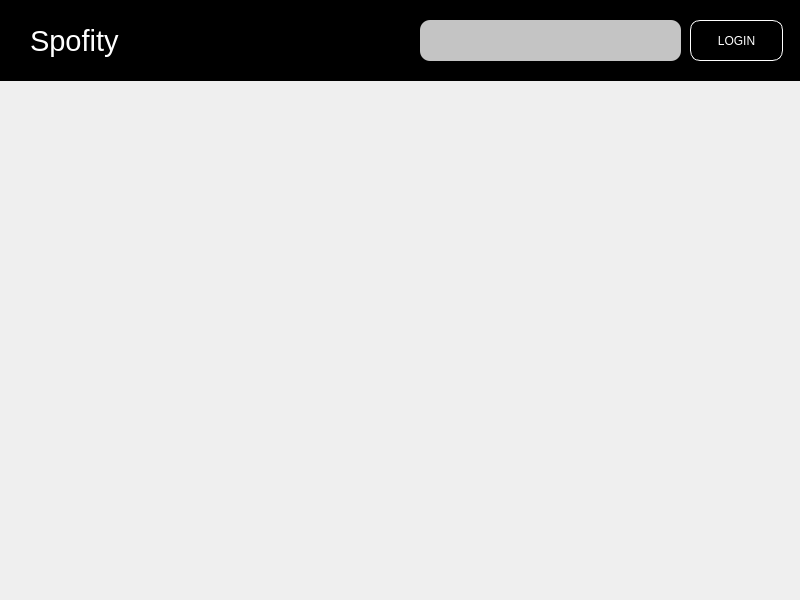
<?xml version="1.0" encoding="UTF-8"?>
<ui version="4.0">
 <class>MainWindow</class>
 <widget class="QMainWindow" name="MainWindow">
  <property name="geometry">
   <rect>
    <x>0</x>
    <y>0</y>
    <width>800</width>
    <height>600</height>
   </rect>
  </property>
  <property name="minimumSize">
   <size>
    <width>800</width>
    <height>600</height>
   </size>
  </property>
  <property name="maximumSize">
   <size>
    <width>800</width>
    <height>600</height>
   </size>
  </property>
  <property name="windowTitle">
   <string>MainWindow</string>
  </property>
  <widget class="QWidget" name="centralwidget">
   <widget class="QFrame" name="frame">
    <property name="geometry">
     <rect>
      <x>0</x>
      <y>0</y>
      <width>1011</width>
      <height>81</height>
     </rect>
    </property>
    <property name="styleSheet">
     <string notr="true">background-color: #000000;</string>
    </property>
    <property name="frameShape">
     <enum>QFrame::StyledPanel</enum>
    </property>
    <property name="frameShadow">
     <enum>QFrame::Raised</enum>
    </property>
    <widget class="QLabel" name="label">
     <property name="geometry">
      <rect>
       <x>30</x>
       <y>-10</y>
       <width>111</width>
       <height>101</height>
      </rect>
     </property>
     <property name="font">
      <font>
       <family>Arial</family>
       <pointsize>22</pointsize>
      </font>
     </property>
     <property name="styleSheet">
      <string notr="true">color: #ffffff;
text-transform: bold;</string>
     </property>
     <property name="text">
      <string>Spofity</string>
     </property>
    </widget>
    <widget class="QPushButton" name="login_btn">
     <property name="geometry">
      <rect>
       <x>690</x>
       <y>20</y>
       <width>93</width>
       <height>41</height>
      </rect>
     </property>
     <property name="styleSheet">
      <string notr="true">border:1px solid white;
border-radius:10px;
color: white;</string>
     </property>
     <property name="text">
      <string>LOGIN</string>
     </property>
    </widget>
    <widget class="QLineEdit" name="login_username_input">
     <property name="geometry">
      <rect>
       <x>420</x>
       <y>20</y>
       <width>261</width>
       <height>41</height>
      </rect>
     </property>
     <property name="styleSheet">
      <string notr="true">border-radius:10px;
background-color:#c4c4c4;
</string>
     </property>
    </widget>
   </widget>
   <widget class="QLabel" name="label_2">
    <property name="geometry">
     <rect>
      <x>-160</x>
      <y>80</y>
      <width>1181</width>
      <height>601</height>
     </rect>
    </property>
    <property name="text">
     <string/>
    </property>
    <property name="pixmap">
     <pixmap>Background.png</pixmap>
    </property>
    <property name="alignment">
     <set>Qt::AlignCenter</set>
    </property>
    <property name="wordWrap">
     <bool>false</bool>
    </property>
    <property name="openExternalLinks">
     <bool>false</bool>
    </property>
   </widget>
  </widget>
 </widget>
 <resources/>
 <connections/>
</ui>
